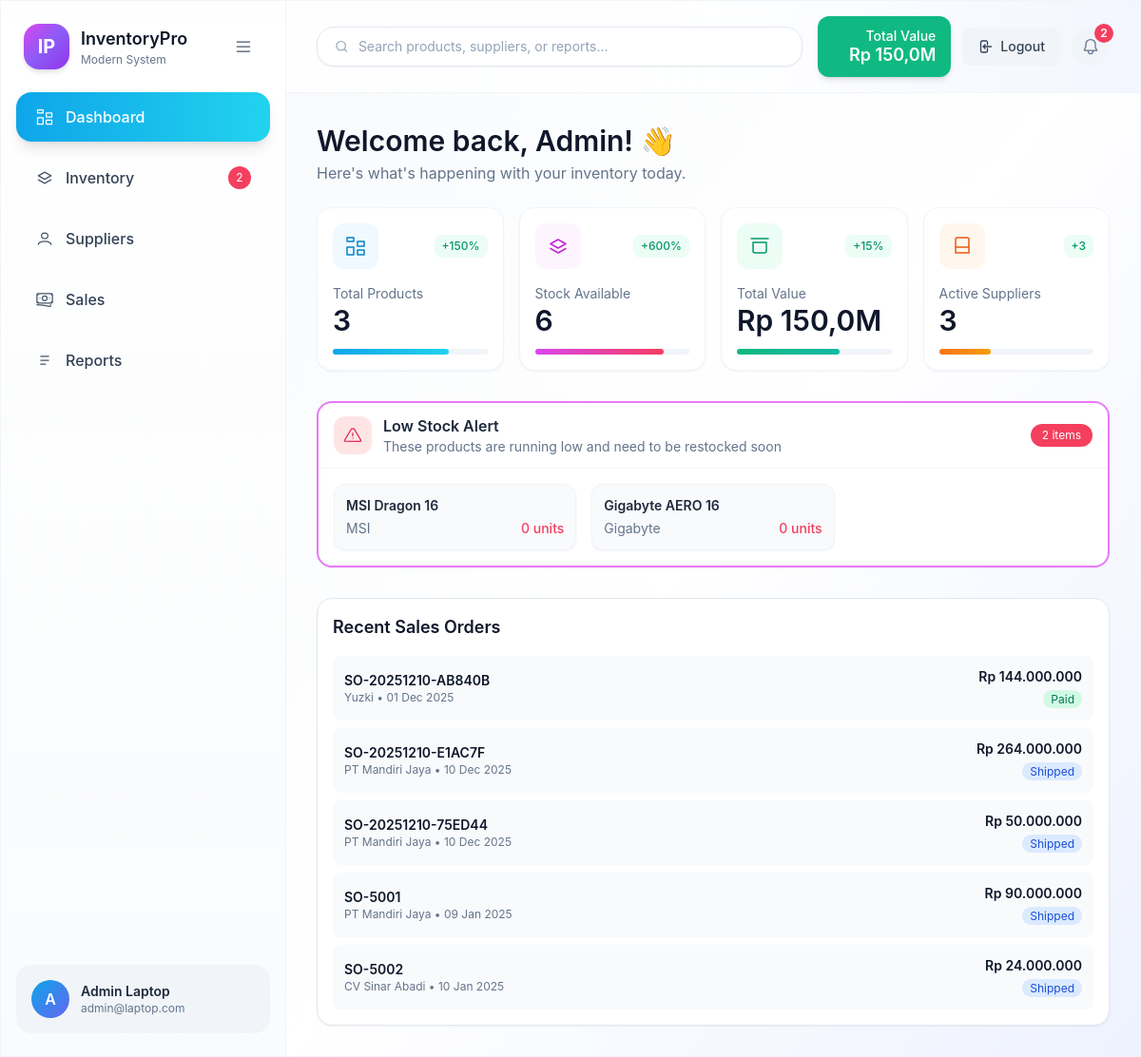
Screenshot of /index.php (signed in) with the database file from the repository.
### tables this page shows
CREATE TABLE `products` (
  `id` int(10) UNSIGNED NOT NULL,
  `category_id` int(10) UNSIGNED DEFAULT NULL,
  `supplier_id` int(10) UNSIGNED DEFAULT NULL,
  `sku` varchar(50) NOT NULL,
  `name` varchar(150) NOT NULL,
  `brand` varchar(80) DEFAULT NULL,
  `model` varchar(150) DEFAULT NULL,
  `processor` varchar(150) DEFAULT NULL,
  `ram` varchar(50) DEFAULT NULL,
  `storage` varchar(100) DEFAULT NULL,
  `description` text DEFAULT NULL,
  `price` decimal(12,2) DEFAULT 0.00,
  `stock` int(11) DEFAULT 0,
  `status` enum('active','archived') DEFAULT 'active',
  `created_at` timestamp NOT NULL DEFAULT current_timestamp()
);

CREATE TABLE `sales_orders` (
  `id` int(10) UNSIGNED NOT NULL,
  `code` varchar(30) NOT NULL,
  `customer_name` varchar(150) DEFAULT NULL,
  `order_date` date NOT NULL,
  `status` enum('pending','paid','shipped','cancelled') DEFAULT 'paid',
  `created_at` timestamp NOT NULL DEFAULT current_timestamp()
);

### partials/content-dashboard.php (the view, shortened to what this page needs)
<?php
$pdo = getPdo();
$totalProducts = (int)$pdo->query('SELECT COUNT(*) FROM products')->fetchColumn();
$totalStock = (int)$pdo->query('SELECT COALESCE(SUM(stock), 0) FROM products')->fetchColumn();
$totalValue = (float)$pdo->query('SELECT COALESCE(SUM(price * stock), 0) FROM products')->fetchColumn();
$activeSuppliers = (int)$pdo->query('SELECT COUNT(*) FROM suppliers WHERE status = "active"')->fetchColumn();
$lowStockProducts = $pdo->query('
    SELECT name, brand, stock
    FROM products
    WHERE stock <= 3
    ORDER BY stock ASC
    LIMIT 8
')->fetchAll();
$lowStockCount = count($lowStockProducts);
$recentSales = $pdo->query('
    SELECT so.*, COUNT(soi.id) AS item_count, COALESCE(SUM(soi.qty * soi.price), 0) AS total_amount
    FROM sales_orders so
    LEFT JOIN sales_order_items soi ON so.id = soi.sales_order_id
    GROUP BY so.id
    ORDER BY so.created_at DESC
    LIMIT 5
')->fetchAll();
?>
<section class="flex-1">
  <div class="mt-8">
    <h1 class="text-3xl font-semibold text-slate-900">Welcome back, Admin! 👋</h1>
    <p class="text-slate-500 mt-1">Here's what's happening with your inventory today.</p>
  </div>
  <div class="grid mt-6 gap-4 sm:grid-cols-2 lg:grid-cols-4">
    <div class="rounded-2xl bg-white shadow-sm border border-slate-100 p-4">
      <div class="flex items-center justify-between">
        <div class="h-12 w-12 rounded-xl bg-sky-50 text-sky-600 flex items-center justify-center">
          <svg xmlns="http://www.w3.org/2000/svg" class="h-6 w-6" fill="none" viewBox="0 0 24 24" stroke="currentColor">
            <path stroke-linecap="round" stroke-linejoin="round" stroke-width="1.5" d="M3 7h7V3H3v4Zm0 14h7v-8H3v8Zm11 0h7v-5h-7v5Zm0-14v5h7V7h-7Z" />
          </svg>
        </div>
        <span class="px-2 py-1 rounded-lg bg-emerald-50 text-emerald-600 text-xs font-medium">+<?php echo $totalProducts > 0 ? round(($totalProducts / max(1, $totalProducts - 1)) * 100) : 0; ?>%</span>
      </div>
      <p class="mt-4 text-slate-500 text-sm">Total Products</p>
      <p class="text-3xl font-semibold text-slate-900"><?php echo $totalProducts; ?></p>
      <div class="mt-3 h-1.5 w-full rounded-full bg-slate-100">
        <div class="h-full <?php echo $totalProducts > 0 ? 'w-3/4' : 'w-0'; ?> rounded-full bg-gradient-to-r from-sky-500 to-cyan-400"></div>
      </div>
    </div>
    <div class="rounded-2xl bg-white shadow-sm border border-slate-100 p-4">
      <div class="flex items-center justify-between">
        <div class="h-12 w-12 rounded-xl bg-fuchsia-50 text-fuchsia-600 flex items-center justify-center">
          <svg xmlns="http://www.w3.org/2000/svg" class="h-6 w-6" fill="none" viewBox="0 0 24 24" stroke="currentColor">
            <path stroke-linecap="round" stroke-linejoin="round" stroke-width="1.5" d="M4 9.5 12 5l8 4.5-8 4.5-8-4.5Zm0 5L12 19l8-4.5" />
          </svg>
        </div>
        <span class="px-2 py-1 rounded-lg bg-emerald-50 text-emerald-600 text-xs font-medium">+<?php echo $totalStock > 0 ? round(($totalStock / max(1, $totalStock - 10)) * 100) : 0; ?>%</span>
      </div>
      <p class="mt-4 text-slate-500 text-sm">Stock Available</p>
      <p class="text-3xl font-semibold text-slate-900"><?php echo number_format($totalStock, 0, ',', '.'); ?></p>
      <div class="mt-3 h-1.5 w-full rounded-full bg-slate-100">
        <div class="h-full <?php echo $totalStock > 0 ? 'w-5/6' : 'w-0'; ?> rounded-full bg-gradient-to-r from-fuchsia-500 to-rose-500"></div>
      </div>
    </div>
    <div class="rounded-2xl bg-white shadow-sm border border-slate-100 p-4">
      <div class="flex items-center justify-between">
        <div class="h-12 w-12 rounded-xl bg-emerald-50 text-emerald-600 flex items-center justify-center">
          <svg xmlns="http://www.w3.org/2000/svg" class="h-6 w-6" fill="none" viewBox="0 0 24 24" stroke="currentColor">
            <path stroke-linecap="round" stroke-linejoin="round" stroke-width="1.5" d="M3 4h18M5 8h14v9a2 2 0 0 1-2 2H7a2 2 0 0 1-2-2V8Z" />
          </svg>
        </div>
        <span class="px-2 py-1 rounded-lg bg-emerald-50 text-emerald-600 text-xs font-medium">+15%</span>
      </div>
      <p class="mt-4 text-slate-500 text-sm">Total Value</p>
      <p class="text-3xl font-semibold text-slate-900">
        <?php
          if ($totalValue >= 1000000000) {
            echo 'Rp ' . number_format($totalValue / 1000000000, 2, ',', '.') . 'B';
          } elseif ($totalValue >= 1000000) {
            echo 'Rp ' . number_format($totalValue / 1000000, 1, ',', '.') . 'M';
          } else {
            echo 'Rp ' . number_format($totalValue, 0, ',', '.');
          }
        ?>
      </p>
      <div class="mt-3 h-1.5 w-full rounded-full bg-slate-100">
        <div class="h-full <?php echo $totalValue > 0 ? 'w-2/3' : 'w-0'; ?> rounded-full bg-gradient-to-r from-emerald-500 to-teal-500"></div>
      </div>
    </div>
    <div class="rounded-2xl bg-white shadow-sm border border-slate-100 p-4">
      <div class="flex items-center justify-between">
        <div class="h-12 w-12 rounded-xl bg-orange-50 text-orange-600 flex items-center justify-center">
          <svg xmlns="http://www.w3.org/2000/svg" class="h-6 w-6" fill="none" viewBox="0 0 24 24" stroke="currentColor">
            <path stroke-linecap="round" stroke-linejoin="round" stroke-width="1.5" d="M19 13V5a2 2 0 0 0-2-2H7a2 2 0 0 0-2 2v8m14 0v6H5v-6m14 0H5" />
          </svg>
        </div>
        <span class="px-2 py-1 rounded-lg bg-emerald-50 text-emerald-600 text-xs font-medium">+<?php echo $activeSuppliers; ?></span>
      </div>
      <p class="mt-4 text-slate-500 text-sm">Active Suppliers</p>
      <p class="text-3xl font-semibold text-slate-900"><?php echo $activeSuppliers; ?></p>
      <div class="mt-3 h-1.5 w-full rounded-full bg-slate-100">
        <div class="h-full <?php echo $activeSuppliers > 0 ? 'w-1/3' : 'w-0'; ?> rounded-full bg-gradient-to-r from-orange-500 to-amber-500"></div>
      </div>
    </div>
  </div>
  <?php if ($lowStockCount > 0): ?>
    <div class="mt-8 rounded-2xl border-2 border-fuchsia-400 bg-white shadow-sm">
      <div class="flex items-center justify-between px-4 py-3 border-b border-slate-100">
        <div class="flex items-center gap-3">
          <div class="h-10 w-10 rounded-xl bg-rose-100 text-rose-600 flex items-center justify-center">
            <svg xmlns="http://www.w3.org/2000/svg" class="h-5 w-5" fill="none" viewBox="0 0 24 24" stroke="currentColor">
              <path stroke-linecap="round" stroke-linejoin="round" stroke-width="1.5" d="M12 9v3.5m0 3h.01M10.29 3.86 1.82 18a1 1 0 0 0 .86 1.5h18.64a1 1 0 0 0 .86-1.5L13.71 3.86a1 1 0 0 0-1.72 0Z" />
            </svg>
          </div>
          <div>
            <p class="text-base font-semibold text-slate-800">Low Stock Alert</p>
            <p class="text-sm text-slate-500">These products are running low and need to be restocked soon</p>
          </div>
        </div>
        <span class="rounded-full bg-rose-500 text-white text-xs px-3 py-1"><?php echo $lowStockCount; ?> items</span>
      </div>
      <div class="grid gap-4 p-4 sm:grid-cols-2 lg:grid-cols-3">
        <?php foreach ($lowStockProducts as $product): ?>
          <div class="rounded-xl bg-slate-50 p-3 shadow-sm border border-slate-100">
            <p class="text-sm font-semibold text-slate-800"><?php echo htmlspecialchars($product['name']); ?></p>
            <div class="flex items-center justify-between text-sm text-slate-500 mt-1">
              <span><?php echo htmlspecialchars($product['brand'] ?: '-'); ?></span>
              <span class="text-rose-500 font-medium"><?php echo (int)$product['stock']; ?> units</span>
            </div>
          </div>
        <?php endforeach; ?>
      </div>
    </div>
  <?php endif; ?>
  <?php if (count($recentSales) > 0): ?>
    <div class="mt-8 rounded-2xl border border-slate-200 bg-white shadow-sm p-4">
      <h2 class="text-lg font-semibold text-slate-900 mb-4">Recent Sales Orders</h2>
      <div class="space-y-2">
        <?php foreach ($recentSales as $sale): ?>
          <div class="flex items-center justify-between p-3 bg-slate-50 rounded-lg">
            <div>
              <p class="text-sm font-semibold text-slate-900"><?php echo htmlspecialchars($sale['code']); ?></p>
              <p class="text-xs text-slate-500"><?php echo htmlspecialchars($sale['customer_name']); ?> • <?php echo date('d M Y', strtotime($sale['order_date'])); ?></p>
            </div>
            <div class="text-right">
              <p class="text-sm font-semibold text-slate-900">Rp <?php echo number_format((float)$sale['total_amount'], 0, ',', '.'); ?></p>
              <span class="text-xs px-2 py-0.5 rounded-full <?php
                echo $sale['status'] === 'paid' ? 'bg-emerald-100 text-emerald-700' :
                ($sale['status'] === 'shipped' ? 'bg-blue-100 text-blue-700' :
                ($sale['status'] === 'cancelled' ? 'bg-rose-100 text-rose-700' : 'bg-yellow-100 text-yellow-700'));
              ?>"><?php echo ucfirst($sale['status']); ?></span>
            </div>
          </div>
        <?php endforeach; ?>
      </div>
    </div>
  <?php endif; ?>
</section>

### rows the page displays
products: name "MSI Dragon 16", brand "MSI", stock "0"
products: name "Gigabyte AERO 16", brand "Gigabyte", stock "0"
sales_orders: code "SO-20251210-AB840B", customer_name "Yuzki", order_date "01 Dec 2025", total_amount "144.000.000", status "Paid"
sales_orders: code "SO-20251210-E1AC7F", customer_name "PT Mandiri Jaya", order_date "10 Dec 2025", total_amount "264.000.000", status "Shipped"
sales_orders: code "SO-20251210-75ED44", customer_name "PT Mandiri Jaya", order_date "10 Dec 2025", total_amount "50.000.000", status "Shipped"
sales_orders: code "SO-5001", customer_name "PT Mandiri Jaya", order_date "09 Jan 2025", total_amount "90.000.000", status "Shipped"
sales_orders: code "SO-5002", customer_name "CV Sinar Abadi", order_date "10 Jan 2025", total_amount "24.000.000", status "Shipped"

### other values shown
$item['label'] "Dashboard"
$item['label'] "Inventory"
$item['badge'] "2"
$item['label'] "Suppliers"
$item['label'] "Sales"
$item['label'] "Reports"
substr($_SESSION['user_name'], 0, 1) "A"
$_SESSION['user_name'] "Admin Laptop"
$_SESSION['user_email'] "admin@laptop.com"
$totalValue / 1000000 "150,0"
$totalNotifications "2"
$totalProducts "3"
$totalStock "6"
$activeSuppliers "3"
$lowStockCount "2"
